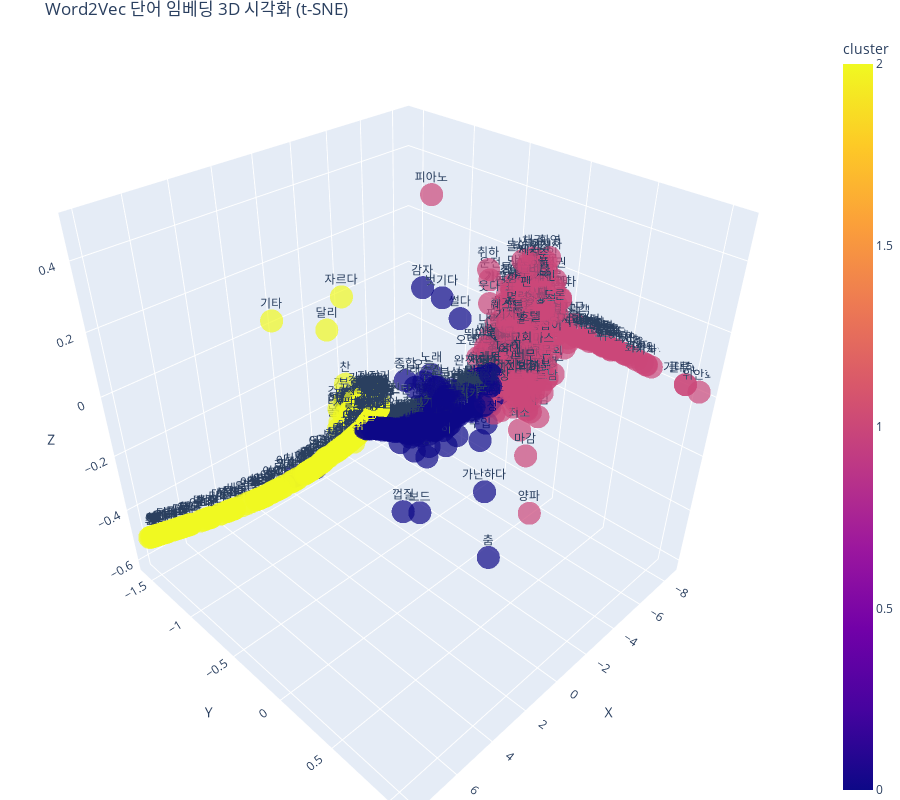

Notebook code for this chart:
### Code cell
# 인터랙티브 3D 시각화 (plotly 필요)
interactive_3d_visualization(model, words=model.wv.index_to_key[:1000])

### Figure 1 — Plotly figure (JSON) as saved in the notebook; plotly's stock layout.template omitted (floating-point values rounded to 4 significant figures; data arrays with more than 128 entries replaced by an {"elided": "..."} marker saying what was removed)
{"data": [{"hovertemplate": "x=%{x}<br>y=%{y}<br>z=%{z}<br>word=%{text}<br>cluster=%{marker.color}<extra></extra>", "legendgroup": "", "marker": {"color": {"elided": "1000 int values"}, "coloraxis": "coloraxis", "opacity": 0.7, "symbol": "circle"}, "mode": "markers+text", "name": "", "scene": "scene", "showlegend": false, "text": {"elided": "1000 str values"}, "textposition": "top center", "type": "scatter3d", "x": {"elided": "1000 float values"}, "y": {"elided": "1000 float values"}, "z": {"elided": "1000 float values"}}], "layout": {"coloraxis": {"colorbar": {"title": {"text": "cluster"}}, "colorscale": [[0, "#0d0887"], [0.1111, "#46039f"], [0.2222, "#7201a8"], [0.3333, "#9c179e"], [0.4444, "#bd3786"], [0.5556, "#d8576b"], [0.6667, "#ed7953"], [0.7778, "#fb9f3a"], [0.8889, "#fdca26"], [1, "#f0f921"]]}, "height": 800, "legend": {"tracegroupgap": 0}, "margin": {"b": 0, "l": 0, "r": 0, "t": 30}, "scene": {"domain": {"x": [0, 1], "y": [0, 1]}, "xaxis": {"title": {"text": "X"}}, "yaxis": {"title": {"text": "Y"}}, "zaxis": {"title": {"text": "Z"}}}, "title": {"text": "Word2Vec 단어 임베딩 3D 시각화 (t-SNE)"}, "width": 900}}
